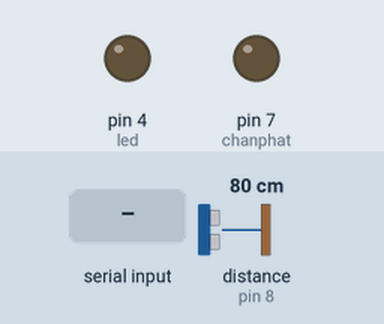
This sketch was run on a simulated Arduino Uno, built with avr-gcc and run on an emulated ATmega328P. Shown: output pins drawn as LEDs (lit = HIGH). Inputs (shaded band) come from the test bench; at power-on: distance to the obstacle (sensor on pin 8) 80 cm. The echo pulse lasts 58.3 µs per cm; what the sketch prints to the serial monitor is not drawn.

Above: at 1.2 s.
1.3 s: "TURN ON" received over Serial
At 3.6 s:
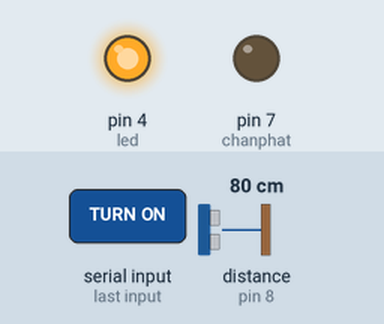
7.2 s: "TURN OFF" received over Serial
At 9.0 s:
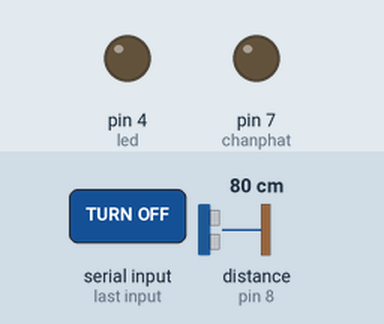
Timing chart, 0 to 10.5 s (numbered marks = the images above; inputs shaded):
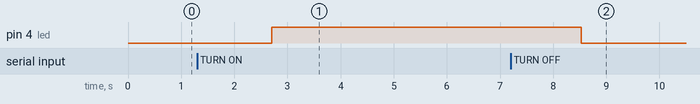

Measured:
- after the input at 1.3 s, pin 4 (led): LOW → HIGH after 1.4 s
- after the input at 7.2 s, pin 4 (led): HIGH → LOW after 1.3 s

The sketch:

LED_bluetooth_Ver6.ino
```cpp
#define chanphat 7
#define chanthu 8
int thoigian,khoangcach;
#include<stdlib.h>
#include <string.h>
int count=0;
char command;
String test;
#define led 4
boolean check=false;
#define Analog3 3
int count1;


void setup() {
  Serial.begin(9600);
  pinMode(led,OUTPUT);
  pinMode(chanphat, OUTPUT);
  pinMode(chanthu, INPUT);
}

void loop()
{


    while(Serial.available() > 0)
     {
       command = ((byte)Serial.read());
       test += command;
       delay(100);

   }
     if(test=="TURN ON")
     {
       check=true;
       digitalWrite(led,HIGH);
       test="";
      // convertIntToChar(12346);
       command='\0';
     }
     if(test=="TURN OFF")
     {

        digitalWrite(led,LOW);
        test="";
        //convertIntToChar(12345);
        command='\0';
     }

     //nếu như người dùng đã nhấn vào nút bắt đầu bên smartphone
     if(check==true)
     {
          //CẢM BIẾN SIÊU Âm
         //int  camBienSieuAm=CamBienSieuAm();
         //convertIntToChar(camBienSieuAm);

          //delay(500);
          digitalWrite(chanphat,HIGH);
          delayMicroseconds(1000);
          digitalWrite(chanphat,LOW);
          thoigian=pulseIn(chanthu,HIGH);
          khoangcach=0.0344*(thoigian/2);
          convertIntToChar(khoangcach);
      }


  delay(1000);
}

 //Hàm chuyển đổi số nguyên sang char và lấy độ dài
void convertIntToChar(int number)
{
    count1=0;
    char NUMBER[5];
    itoa(number,NUMBER,10);

    //xác định độ dài của chuổi
    for(int i=0;i<sizeof(NUMBER);i++)
    {
            if(NUMBER[i]!='\0')
            {
               count1+=1;
            }
     }

   //Gửi biến độ dài đi
  Serial.print(count1);
  delay(50);
  //Gửi thông tin chuổi số đi
  for(int i=0;i<sizeof(NUMBER);i++)
    {
            if(NUMBER[i]!='\0')
            {
               Serial.print(NUMBER[i]);
              delay(50);
            }
     }
}

//Cảm biến siêu âm
int CamBienSieuAm()
{
  int KHOANG_CACH;
digitalWrite(chanphat,HIGH);
delayMicroseconds(1000);
digitalWrite(chanphat,LOW);
thoigian=pulseIn(chanthu,HIGH);
KHOANG_CACH=0.0344*(thoigian/2);
return KHOANG_CACH;
delay(500);
}
```
